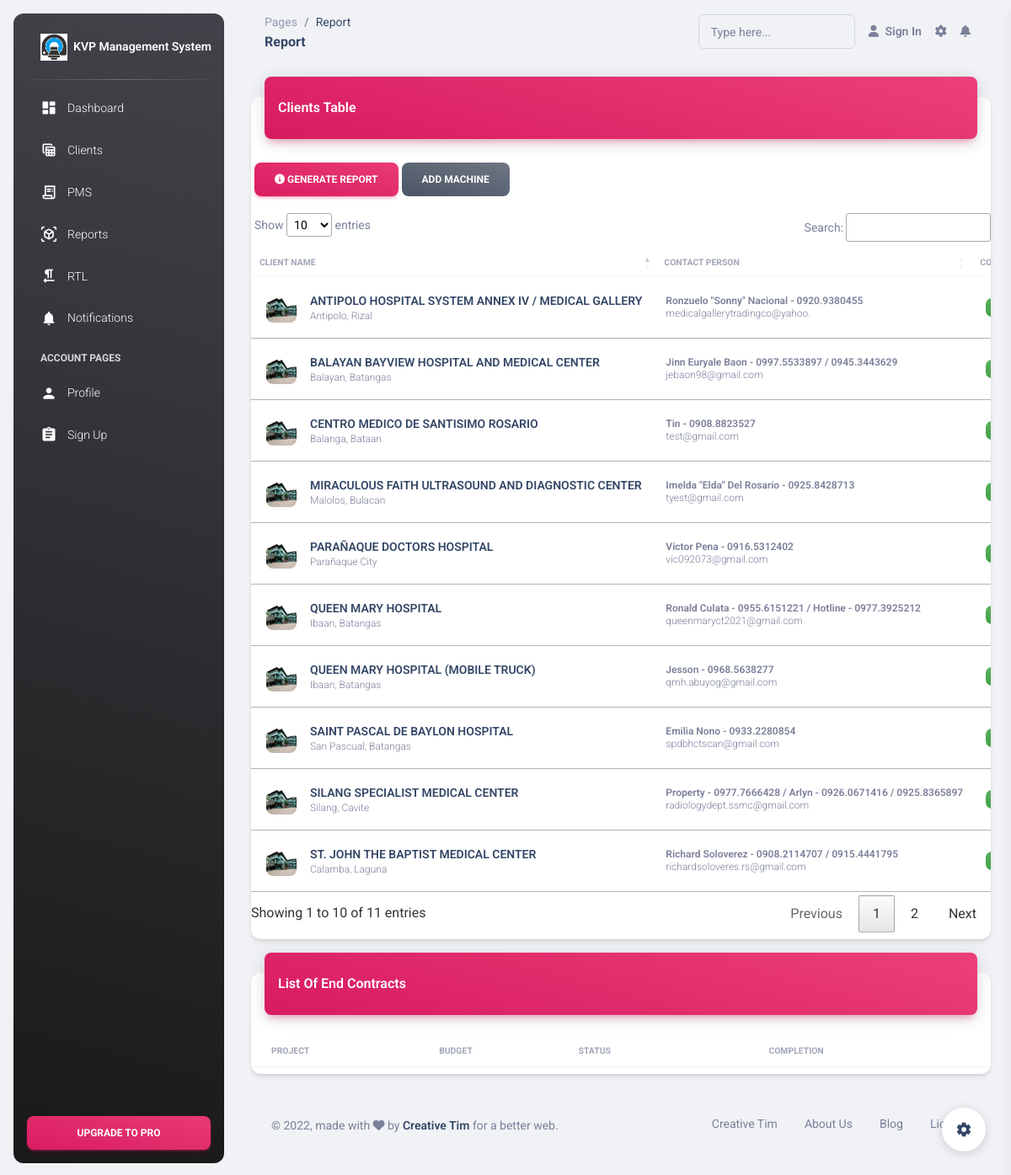
Page /pages/report.php (signed in) on the committed database.
### tables this page shows
CREATE TABLE `clients` (
  `client_id` int(11) NOT NULL,
  `client_name` varchar(150) NOT NULL,
  `client_address` text NOT NULL,
  `contact_person` varchar(150) NOT NULL,
  `contact_email` varchar(30) NOT NULL,
  `imglink` varchar(150) NOT NULL
);

### pages/report.php (the view, shortened to what this page needs)
<?php
include '../inc/modals.php' ;
?>
<!DOCTYPE html>
<html lang="en">
<head>
  <link href="../assets/css/nucleo-icons.css" rel="stylesheet" />
  <link href="../assets/css/nucleo-svg.css" rel="stylesheet" />
 <?php include '../inc/sources.php' ?>
</head>
<body class="g-sidenav-show  bg-gray-200">
  <?php include '../inc/sidenav.php' ?>
  <main class="main-content position-relative max-height-vh-100 h-100 border-radius-lg ">
    <nav class="navbar navbar-main navbar-expand-lg px-0 mx-4 shadow-none border-radius-xl" id="navbarBlur" data-scroll="true">
      <div class="container-fluid py-1 px-3">
        <nav aria-label="breadcrumb">
          <ol class="breadcrumb bg-transparent mb-0 pb-0 pt-1 px-0 me-sm-6 me-5">
            <li class="breadcrumb-item text-sm"><a class="opacity-5 text-dark" href="javascript:;">Pages</a></li>
            <li class="breadcrumb-item text-sm text-dark active" aria-current="page">Report</li>
          </ol>
          <h6 class="font-weight-bolder mb-0">Report</h6>
        </nav>
        <div class="collapse navbar-collapse mt-sm-0 mt-2 me-md-0 me-sm-4" id="navbar">
          <div class="ms-md-auto pe-md-3 d-flex align-items-center">
            <div class="input-group input-group-outline">
              <label class="form-label">Type here...</label>
              <input type="text" class="form-control">
            </div>
          </div>
          <ul class="navbar-nav  justify-content-end">
            <li class="nav-item d-flex align-items-center">
              <a href="../pages/sign-in.html" class="nav-link text-body font-weight-bold px-0">
                <i class="fa fa-user me-sm-1"></i>
                <span class="d-sm-inline d-none">Sign In</span>
              </a>
            </li>
            <li class="nav-item px-3 d-flex align-items-center">
              <a href="javascript:;" class="nav-link text-body p-0">
                <i class="fa fa-cog fixed-plugin-button-nav cursor-pointer"></i>
              </a>
            </li>
            <li class="nav-item dropdown pe-2 d-flex align-items-center">
              <a href="javascript:;" class="nav-link text-body p-0" id="dropdownMenuButton" data-bs-toggle="dropdown" aria-expanded="false">
                <i class="fa fa-bell cursor-pointer"></i>
              </a>
            </li>
          </ul>
        </div>
      </div>
    </nav>
    <div class="container-fluid py-4">
      <div class="row">
        <div class="col-12">
          <div class="card my-3">
            <div class="card-header p-0 position-relative mt-n4 mx-3 z-index-2">
              <div class="bg-gradient-primary shadow-primary border-radius-lg pt-4 pb-3">
                <h6 class="text-white text-capitalize ps-3">Clients table</h6>
              </div>
            </div>
            <div class="card-body px-0 pb-2">
			 <div class="m-1 ">
                            <button type="button" class="btn btn-block bg-gradient-primary mb-3" data-bs-toggle="modal" data-bs-target="#generateReport">
							<span><i class="fa fa-info-circle"></i></span>
                            <span> Generate Report</span>
                            </button>
							<button type="button" class="btn btn-block bg-gradient-secondary mb-3" data-bs-toggle="modal" data-bs-target="#addMachine">
                            <span> Add Machine</span>
                            </button>
                        </div>
              <div class="table-responsive p-0">
                <table  class="table align-items-center mb-0" id="dataTable">
                  <thead>
                    <tr>
                      <th class="text-uppercase text-secondary text-xxs font-weight-bolder opacity-7">Client Name</th>
                      <th class="text-uppercase text-secondary text-xxs font-weight-bolder opacity-7 ps-2">Contact Person</th>
                      <th class="text-center text-uppercase text-secondary text-xxs font-weight-bolder opacity-7">Contract</th>
                    </tr>
                  </thead>
                  <tbody>
				  					 <?php
							$query = mysqli_query($conn, "SELECT * FROM `clients` ") or die(mysqli_error());
							while($fetch = mysqli_fetch_array($query)){
						?>
                    <tr>
                      <td>
                        <div class="d-flex px-2 py-1">
                          <div>
                            <img src="<?php echo $fetch['imglink'] ?>" class="avatar avatar-sm me-3 border-radius-lg" alt="user1">
                          </div>
                          <div class="d-flex flex-column justify-content-center">
                            <h6 class="mb-0 text-sm"><?php echo $fetch['client_name']?></h6>
                            <p class="text-xs text-secondary mb-0"><?php echo $fetch['client_address']?></p>
                          </div>
                        </div>
                      </td>
                      <td>
                        <p class="text-xs font-weight-bold mb-0"><?php echo $fetch['contact_person']?></p>
                        <p class="text-xs text-secondary mb-0"><?php echo $fetch['contact_email']?></p>
                      </td>
                      <td class="align-middle text-center text-sm">
                        <span class="badge badge-sm bg-gradient-success">Online</span>
                      </td>
                    </tr>
							<?php }?>
                  </tbody>
                </table>
              </div>
            </div>
          </div>
        </div>
      </div>
      <div class="row">
        <div class="col-12">
          <div class="card my-4">
            <div class="card-header p-0 position-relative mt-n4 mx-3 z-index-2">
              <div class="bg-gradient-primary shadow-primary border-radius-lg pt-4 pb-3">
                <h6 class="text-white text-capitalize ps-3">List of End Contracts</h6>
              </div>
            </div>
            <div class="card-body px-0 pb-2">
              <div class="table-responsive p-0">
                <table class="table align-items-center justify-content-center mb-0">
                  <thead>
                    <tr>
                      <th class="text-uppercase text-secondary text-xxs font-weight-bolder opacity-7">Project</th>
                      <th class="text-uppercase text-secondary text-xxs font-weight-bolder opacity-7 ps-2">Budget</th>
                      <th class="text-uppercase text-secondary text-xxs font-weight-bolder opacity-7 ps-2">Status</th>
                      <th class="text-uppercase text-secondary text-xxs font-weight-bolder text-center opacity-7 ps-2">Completion</th>
                      <th></th>
                    </tr>
                  </thead>
                </table>
              </div>
            </div>
          </div>
        </div>
      </div>
      <footer class="footer py-4  ">
        <div class="container-fluid">
          <div class="row align-items-center justify-content-lg-between">
            <div class="col-lg-6 mb-lg-0 mb-4">
              <div class="copyright text-center text-sm text-muted text-lg-start">
                © ,
                made with <i class="fa fa-heart"></i> by
                <a href="https://www.creative-tim.com" class="font-weight-bold" target="_blank">Creative Tim</a>
                for a better web.
              </div>
            </div>
            <div class="col-lg-6">
              <ul class="nav nav-footer justify-content-center justify-content-lg-end">
                <li class="nav-item">
                  <a href="https://www.creative-tim.com" class="nav-link text-muted" target="_blank">Creative Tim</a>
                </li>
                <li class="nav-item">
                  <a href="https://www.creative-tim.com/presentation" class="nav-link text-muted" target="_blank">About Us</a>
                </li>
                <li class="nav-item">
                  <a href="https://www.creative-tim.com/blog" class="nav-link text-muted" target="_blank">Blog</a>
                </li>
                <li class="nav-item">
                  <a href="https://www.creative-tim.com/license" class="nav-link pe-0 text-muted" target="_blank">License</a>
                </li>
              </ul>
            </div>
          </div>
        </div>
      </footer>
    </div>
  </main>
  <div class="fixed-plugin">
    <a class="fixed-plugin-button text-dark position-fixed px-3 py-2">
      <i class="material-icons py-2">settings</i>
    </a>
  </div>
</body>
</html>

### rows in the picture
clients: imglink (picture), client_name "ANTIPOLO HOSPITAL SYSTEM ANNEX IV / MEDICAL GALLERY", client_address "Antipolo, Rizal", contact_person "Ronzuelo \"Sonny\" Nacional - 0920.9380455", contact_email "medicalgallerytradingco@yahoo."
clients: imglink (picture), client_name "BALAYAN BAYVIEW HOSPITAL AND MEDICAL CENTER", client_address "Balayan, Batangas", contact_person "Jinn Euryale Baon - 0997.5533897 / 0945.3443629", contact_email "jebaon98@gmail.com"
clients: imglink (picture), client_name "MIRACULOUS FAITH ULTRASOUND AND DIAGNOSTIC CENTER", client_address "Malolos, Bulacan", contact_person "Imelda \"Elda\" Del Rosario - 0925.8428713", contact_email "tyest@gmail.com"
clients: imglink (picture), client_name "PARAÑAQUE DOCTORS HOSPITAL", client_address "Parañaque City", contact_person "Victor Pena - 0916.5312402", contact_email "vic092073@gmail.com"
clients: imglink (picture), client_name "QUEEN MARY HOSPITAL", client_address "Ibaan, Batangas", contact_person "Ronald Culata - 0955.6151221 / Hotline - 0977.3925212", contact_email "queenmaryct2021@gmail.com"
clients: imglink (picture), client_name "SAINT PASCAL DE BAYLON HOSPITAL", client_address "San Pascual, Batangas", contact_person "Emilia Nono - 0933.2280854", contact_email "spdbhctscan@gmail.com"
clients: imglink (picture), client_name "SILANG SPECIALIST MEDICAL CENTER", client_address "Silang, Cavite", contact_person "Property - 0977.7666428 / Arlyn - 0926.0671416 / 0925.8365897", contact_email "radiologydept.ssmc@gmail.com"
clients: imglink (picture), client_name "ST. JOHN THE BAPTIST MEDICAL CENTER", client_address "Calamba, Laguna", contact_person "Richard Soloverez - 0908.2114707 / 0915.4441795", contact_email "richardsoloveres.rs@gmail.com"
clients: imglink (picture), client_name "CENTRO MEDICO DE SANTISIMO ROSARIO", client_address "Balanga, Bataan", contact_person "Tin - 0908.8823527", contact_email "test@gmail.com"
clients: imglink (picture), client_name "QUEEN MARY HOSPITAL (MOBILE TRUCK)", client_address "Ibaan, Batangas", contact_person "Jesson - 0968.5638277", contact_email "qmh.abuyog@gmail.com"
